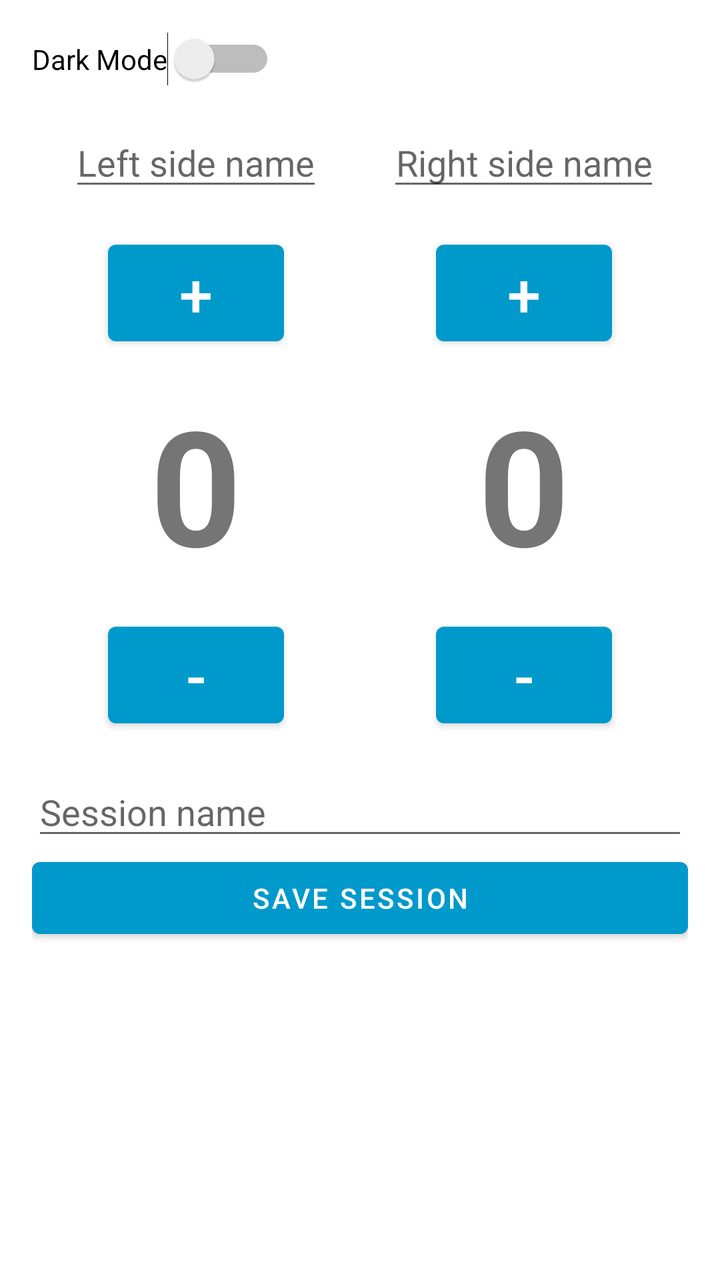
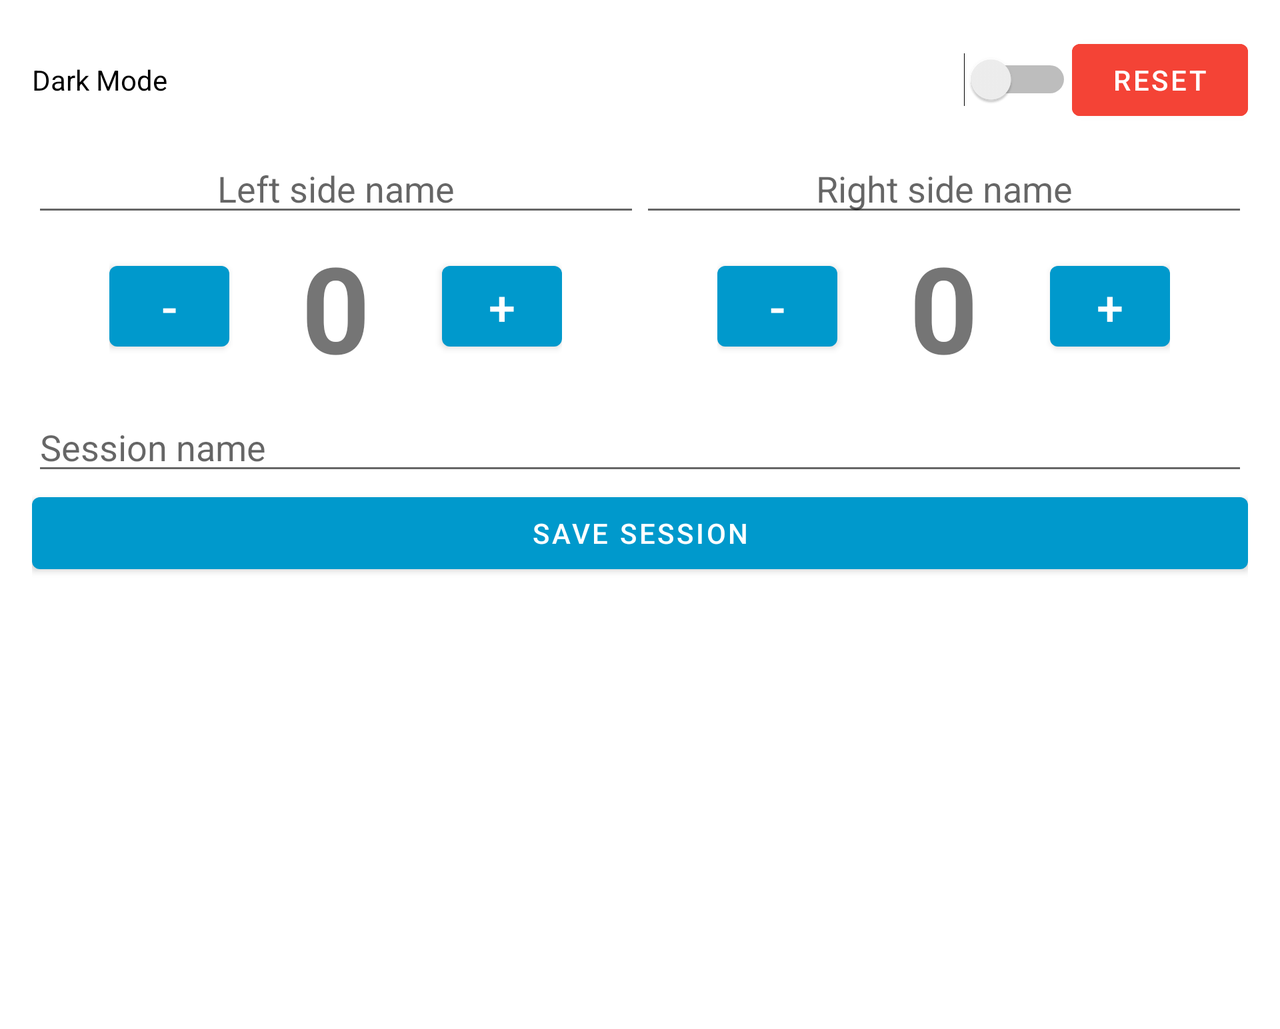

Compare how this app lays out the same screen by default and in its alternative resource folder. The renders come first, then the two layout files and the values they reference.
<!-- AndroidManifest.xml: application theme Theme.ScoreCounterApp -->
<!-- res/layout/activity_main.xml -->
<?xml version="1.0" encoding="utf-8"?>
<LinearLayout xmlns:android="http://schemas.android.com/apk/res/android"
    xmlns:tools="http://schemas.android.com/tools"
    android:orientation="vertical"
    android:padding="16dp"
    android:layout_width="match_parent"
    android:layout_height="match_parent">

    <Switch
        android:id="@+id/switch_dark_mode"
        android:layout_width="wrap_content"
        android:layout_height="wrap_content"
        android:text="@string/dark_mode"
        tools:ignore="UseSwitchCompatOrMaterialXml" />

    <LinearLayout
        android:layout_width="match_parent"
        android:layout_height="wrap_content"
        android:weightSum="2"
        android:orientation="horizontal"
        android:layout_marginTop="16dp">

        
        <LinearLayout
            android:layout_weight="1"
            android:orientation="vertical"
            android:gravity="center"
            android:layout_width="0dp"
            android:layout_height="wrap_content">

            <EditText
                android:id="@+id/edit_left_name"
                android:hint="@string/left_side_name"
                android:maxLength="10"
                android:layout_width="wrap_content"
                android:layout_height="wrap_content"
                android:gravity="center"
                android:layout_marginBottom="16dp"
                android:inputType="textCapWords" />

            <Button
                android:id="@+id/btn_left_up"
                android:text="@string/increment_left"
                android:textSize="30sp"
                android:layout_width="wrap_content"
                android:layout_height="wrap_content" />

            <FrameLayout
                android:layout_marginVertical="8dp"
                android:layout_width="wrap_content"
                android:layout_height="wrap_content">
                <TextView
                    android:id="@+id/score_left"
                    android:text="@string/default_score_left"
                    android:textSize="80sp"
                    android:textStyle="bold"
                    android:gravity="center"
                    android:paddingHorizontal="16dp"
                    android:paddingVertical="4dp"
                    android:minWidth="100dp"
                    android:minHeight="80dp"
                    android:background="@android:color/transparent"
                    android:layout_gravity="center"
                    android:layout_width="wrap_content"
                    android:layout_height="wrap_content" />
            </FrameLayout>

            <Button
                android:id="@+id/btn_left_down"
                android:text="@string/decrement_left"
                android:textSize="30sp"
                android:layout_width="wrap_content"
                android:layout_height="wrap_content" />
        </LinearLayout>

        
        <LinearLayout
            android:layout_weight="1"
            android:orientation="vertical"
            android:gravity="center"
            android:layout_width="0dp"
            android:layout_height="wrap_content">

            <EditText
                android:id="@+id/edit_right_name"
                android:hint="@string/right_side_name"
                android:maxLength="10"
                android:layout_width="wrap_content"
                android:layout_height="wrap_content"
                android:gravity="center"
                android:layout_marginBottom="16dp"
                android:inputType="textCapWords" />

            <Button
                android:id="@+id/btn_right_up"
                android:text="@string/increment_right"
                android:textSize="30sp"
                android:layout_width="wrap_content"
                android:layout_height="wrap_content" />

            <FrameLayout
                android:layout_marginVertical="8dp"
                android:layout_width="wrap_content"
                android:layout_height="wrap_content">
                <TextView
                    android:id="@+id/score_right"
                    android:text="@string/default_score_right"
                    android:textSize="80sp"
                    android:textStyle="bold"
                    android:gravity="center"
                    android:paddingHorizontal="16dp"
                    android:paddingVertical="4dp"
                    android:minWidth="100dp"
                    android:minHeight="80dp"
                    android:background="@android:color/transparent"
                    android:layout_gravity="center"
                    android:layout_width="wrap_content"
                    android:layout_height="wrap_content" />
            </FrameLayout>

            <Button
                android:id="@+id/btn_right_down"
                android:text="@string/decrement_right"
                android:textSize="30sp"
                android:layout_width="wrap_content"
                android:layout_height="wrap_content" />
        </LinearLayout>
    </LinearLayout>

    <EditText
        android:id="@+id/edit_session_name"
        android:hint="@string/session_name"
        android:layout_marginTop="16dp"
        android:layout_width="match_parent"
        android:layout_height="wrap_content" />

    <Button
        android:id="@+id/btn_save_session"
        android:text="@string/save_session"
        android:layout_width="match_parent"
        android:layout_height="wrap_content" />

    <ListView
        android:id="@+id/session_list"
        android:layout_marginTop="16dp"
        android:layout_width="match_parent"
        android:layout_height="0dp"
        android:layout_weight="1" />
</LinearLayout>
<!-- resources referenced by this layout -->
<resources>
  <string name="dark_mode">Dark Mode</string>
  <string name="decrement_left">-</string>
  <string name="decrement_right">-</string>
  <string name="default_score_left">0</string>
  <string name="default_score_right">0</string>
  <string name="increment_left">+</string>
  <string name="increment_right">+</string>
  <string name="left_side_name">Left side name</string>
  <string name="right_side_name">Right side name</string>
  <string name="save_session">Save Session</string>
  <string name="session_name">Session name</string>
  <style name="Theme.ScoreCounterApp" parent="Theme.MaterialComponents.DayNight.DarkActionBar">
          <item name="colorPrimary">@android:color/holo_blue_dark</item>
          <item name="colorPrimaryVariant">@android:color/holo_blue_light</item>
          <item name="colorOnPrimary">@android:color/white</item>
          <item name="colorSecondary">@android:color/holo_green_dark</item>
          <item name="colorOnSecondary">@android:color/white</item>
      </style>
</resources>
<!-- res/layout-land/activity_main.xml (the repository's variant of the layout above) -->
<!-- drawn on the phone turned sideways -->
<?xml version="1.0" encoding="utf-8"?>
<androidx.core.widget.NestedScrollView xmlns:android="http://schemas.android.com/apk/res/android"
    xmlns:tools="http://schemas.android.com/tools"
    android:layout_width="match_parent"
    android:layout_height="match_parent"
    android:fillViewport="true">

    <LinearLayout
        android:orientation="vertical"
        android:padding="16dp"
        android:layout_width="match_parent"
        android:layout_height="wrap_content">

        <RelativeLayout
            android:layout_width="match_parent"
            android:layout_height="wrap_content"
            android:layout_marginBottom="8dp">

            <Switch
                android:id="@+id/switch_dark_mode"
                android:layout_width="wrap_content"
                android:layout_height="wrap_content"
                android:text="@string/dark_mode"
                android:layout_alignParentStart="true"
                android:layout_centerVertical="true"
                android:layout_toStartOf="@id/btn_reset_scores"
                tools:ignore="UseSwitchCompatOrMaterialXml" />

            <Button
                android:id="@+id/btn_reset_scores"
                android:layout_width="wrap_content"
                android:layout_height="wrap_content"
                android:text="@string/reset"
                android:backgroundTint="#f44336"
                android:layout_alignParentEnd="true"
                android:layout_centerVertical="true" />
        </RelativeLayout>

        <LinearLayout
            android:layout_width="match_parent"
            android:layout_height="wrap_content"
            android:weightSum="2"
            android:orientation="horizontal"
            android:baselineAligned="false">

            <LinearLayout
                android:layout_weight="1"
                android:orientation="vertical"
                android:gravity="center"
                android:layout_width="0dp"
                android:layout_height="wrap_content">

                <EditText
                    android:id="@+id/edit_left_name"
                    android:hint="@string/left_side_name"
                    android:maxLength="10"
                    android:layout_width="match_parent"
                    android:layout_height="wrap_content"
                    android:gravity="center"
                    android:inputType="textCapWords"
                    android:imeOptions="flagNoExtractUi"
                    android:autofillHints="Left side name" />

                <LinearLayout
                    android:layout_width="wrap_content"
                    android:layout_height="wrap_content"
                    android:orientation="horizontal"
                    android:gravity="center">

                    <Button
                        android:id="@+id/btn_left_down"
                        android:text="@string/decrement_left"
                        android:textSize="24sp"
                        android:layout_width="60dp"
                        android:layout_height="wrap_content" />

                    <TextView
                        android:id="@+id/score_left"
                        android:text="@string/default_score_left"
                        android:textSize="60sp"
                        android:textStyle="bold"
                        android:layout_marginHorizontal="24dp"
                        android:paddingHorizontal="12dp"
                        android:layout_width="wrap_content"
                        android:layout_height="wrap_content" />

                    <Button
                        android:id="@+id/btn_left_up"
                        android:text="@string/increment_left"
                        android:textSize="24sp"
                        android:layout_width="60dp"
                        android:layout_height="wrap_content" />
                </LinearLayout>
            </LinearLayout>

            <LinearLayout
                android:layout_weight="1"
                android:orientation="vertical"
                android:gravity="center"
                android:layout_width="0dp"
                android:layout_height="wrap_content">

                <EditText
                    android:id="@+id/edit_right_name"
                    android:hint="@string/right_side_name"
                    android:maxLength="10"
                    android:layout_width="match_parent"
                    android:layout_height="wrap_content"
                    android:gravity="center"
                    android:inputType="textCapWords"
                    android:imeOptions="flagNoExtractUi"
                    android:autofillHints="Right side name" />

                <LinearLayout
                    android:layout_width="wrap_content"
                    android:layout_height="wrap_content"
                    android:orientation="horizontal"
                    android:gravity="center">

                    <Button
                        android:id="@+id/btn_right_down"
                        android:text="@string/decrement_right"
                        android:textSize="24sp"
                        android:layout_width="60dp"
                        android:layout_height="wrap_content" />

                    <TextView
                        android:id="@+id/score_right"
                        android:text="@string/default_score_right"
                        android:textSize="60sp"
                        android:textStyle="bold"
                        android:layout_marginHorizontal="24dp"
                        android:paddingHorizontal="12dp"
                        android:layout_width="wrap_content"
                        android:layout_height="wrap_content" />

                    <Button
                        android:id="@+id/btn_right_up"
                        android:text="@string/increment_right"
                        android:textSize="24sp"
                        android:layout_width="60dp"
                        android:layout_height="wrap_content" />
                </LinearLayout>
            </LinearLayout>
        </LinearLayout>

        <EditText
            android:id="@+id/edit_session_name"
            android:hint="@string/session_name"
            android:layout_marginTop="8dp"
            android:layout_width="match_parent"
            android:layout_height="wrap_content"
            android:inputType="textCapSentences"
            android:imeOptions="flagNoExtractUi"
            tools:ignore="Autofill" />

        <Button
            android:id="@+id/btn_save_session"
            android:text="@string/save_session"
            android:layout_width="match_parent"
            android:layout_height="wrap_content" />

        <ListView
            android:id="@+id/session_list"
            android:layout_marginTop="8dp"
            android:layout_width="match_parent"
            android:layout_height="200dp"
            android:nestedScrollingEnabled="true"
            tools:ignore="NestedScrolling" />

    </LinearLayout>
</androidx.core.widget.NestedScrollView>
<!-- resources referenced by the variant -->
<!-- as the phone turned sideways resolves them -->
<resources>
  <string name="dark_mode">Dark Mode</string>
  <string name="decrement_left">-</string>
  <string name="decrement_right">-</string>
  <string name="default_score_left">0</string>
  <string name="default_score_right">0</string>
  <string name="increment_left">+</string>
  <string name="increment_right">+</string>
  <string name="left_side_name">Left side name</string>
  <string name="reset">Reset</string>
  <string name="right_side_name">Right side name</string>
  <string name="save_session">Save Session</string>
  <string name="session_name">Session name</string>
  <style name="Theme.ScoreCounterApp" parent="Theme.MaterialComponents.DayNight.DarkActionBar">
          <item name="colorPrimary">@android:color/holo_blue_dark</item>
          <item name="colorPrimaryVariant">@android:color/holo_blue_light</item>
          <item name="colorOnPrimary">@android:color/white</item>
          <item name="colorSecondary">@android:color/holo_green_dark</item>
          <item name="colorOnSecondary">@android:color/white</item>
      </style>
</resources>
